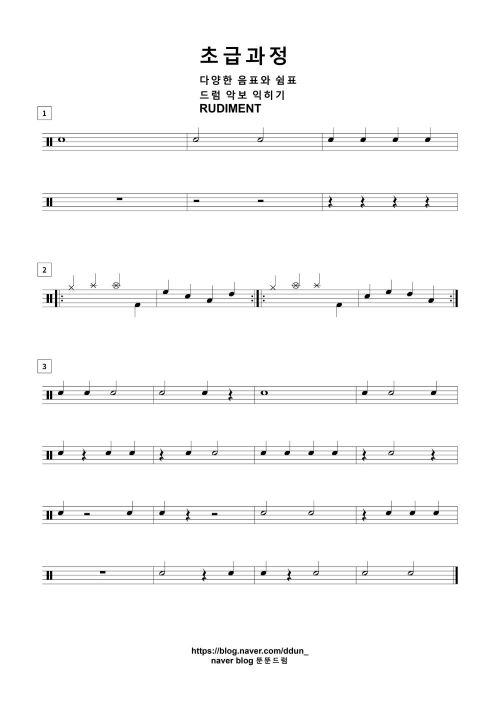
#> input picture re_yr/music_sheet_jpg/1.jpg, 500 x 708 px, found by its file name
$ python main_sy.py
#> lines starting #> are read from the running program, lines starting #| are printed output that depends on the picture; after the words box and inside, x2 and y2 are one past the last pixel; in counts of white or black regions, pixels touching at a corner belong together
### template_sy/functions_sy.py
import cv2
import numpy as np

# 이진화
def threshold(image):
    image = cv2.cvtColor(image, cv2.COLOR_BGR2GRAY)
    ret, image = cv2.threshold(image, 127, 255, cv2.THRESH_BINARY_INV | cv2.THRESH_OTSU)
    return image

# 가중치 설정
def weighted(value):
    standard = 13
    return int(value * (standard / 13))

# 닫힘 연산
def closing(image):
    kernel = np.ones((weighted(5), weighted(5)), np.uint8)
    image = cv2.morphologyEx(image, cv2.MORPH_CLOSE, kernel)
    return image

# 텍스트 표시
def put_text(image, text, loc):
    font = cv2.FONT_HERSHEY_SIMPLEX
    cv2.putText(image, str(text), loc, font, 0.6, (255, 0, 0), 2)

# 객체 y좌표 반환
def get_center(y, h):
    return (y + y + h) / 2

### template_sy/modules_sy.py
import cv2
import numpy as np
import functions_sy as fs

# 보표&노이즈 제거
def remove_noise(image):
    image = fs.threshold(image)  # 이미지 이진화
    mask = np.zeros(image.shape, np.uint8)  # 보표 영역만 추출하기 위해 마스크 생성

    cnt, labels, stats, centroids = cv2.connectedComponentsWithStats(image)  # 레이블링
    for i in range(1, cnt):
        x, y, w, h, area = stats[i]
        if w > image.shape[1] * 0.7:  # 보표 영역에만
            cv2.rectangle(mask, (x-50, y-10, w+50, h+10), (255, 0, 0), -1)  # 사각형 그리기

    masked_image = cv2.bitwise_and(image, mask)  # 보표 영역 추출

    return masked_image

# 오선 제거
def remove_staves(image):
    height, width = image.shape
    staves = []  # 오선의 좌표들이 저장될 리스트

    for row in range(height):
        pixels = 0
        for col in range(width):
            pixels += (image[row][col] == 255)  # 한 행에 존재하는 흰색 픽셀의 개수를 셈
        if pixels >= width * 0.6:  # 이미지 넓이의 50% 이상이라면
            if len(staves) == 0 or abs(staves[-1][0] + staves[-1][1] - row) > 1:  # 첫 오선이거나 이전에 검출된 오선과 다른 오선
                staves.append([row, 0])  # 오선 추가 [오선의 y 좌표][오선 높이]
            else:  # 이전에 검출된 오선과 같은 오선
                staves[-1][1] += 1  # 높이 업데이트

    for staff in range(len(staves)):
        top_pixel = staves[staff][0]  # 오선의 최상단 y 좌표
        bot_pixel = staves[staff][0] + staves[staff][1]  # 오선의 최하단 y 좌표 (오선의 최상단 y 좌표 + 오선 높이)
        for col in range(width):
            if image[top_pixel - 1][col] == 0 and image[bot_pixel + 1][col] == 0:  # 오선 위, 아래로 픽셀이 있는지 탐색
                for row in range(top_pixel, bot_pixel + 1):
                    image[row][col] = 0  # 오선을 지움

    return image, [x[0] for x in staves]

# 오선 높이 구하기
# [10 lines left out: function staff_height, not called in this run]

# 악보 이미지 정규화
def normalization(image, staves, standard):
    avg_distance = 0
    lines = int(len(staves) / 5)  # 보표의 개수
    for line in range(lines):
        for staff in range(4):
            staff_above = staves[line * 5 + staff]
            staff_below = staves[line * 5 + staff + 1]
            avg_distance += abs(staff_above - staff_below)  # 오선의 간격을 누적해서 더해줌
    avg_distance /= len(staves) - lines  # 오선 간의 평균 간격

    height, width = image.shape  # 이미지의 높이와 넓이
    weight = standard / avg_distance  # 기준으로 정한 오선 간격을 이용해 가중치를 구함
    new_width = int(width * weight)  # 이미지의 넓이에 가중치를 곱해줌
    new_height = int(height * weight)  # 이미지의 높이에 가중치를 곱해줌

    image = cv2.resize(image, (new_width, new_height))  # 이미지 리사이징
    ret, image = cv2.threshold(image, 127, 255, cv2.THRESH_BINARY | cv2.THRESH_OTSU)  # 이미지 이진화
    staves = [x * weight for x in staves]  # 오선 좌표에도 가중치를 곱해줌

    return image, staves

# 객체 검출
def object_detection(image, staves):
    lines = int(len(staves) / 5)  # 보표의 개수
    objects = []  # 구성요소 정보가 저장될 리스트

    closing_image = fs.closing(image)
    cnt, labels, stats, centroids = cv2.connectedComponentsWithStats(closing_image)  # 모든 객체 검출하기
    for i in range(1, cnt):
        (x, y, w, h, area) = stats[i]

        # 객체 넓이 높이 확인
        # fs.put_text(image, w, (x, y + h + 30))
        # fs.put_text(image, h, (x, y + h + 60))

        if w >= fs.weighted(10) and h >= fs.weighted(7):  # 악보의 구성요소가 되기 위한 넓이, 높이 조건
            # 객체 확인
            # cv2.rectangle(image, (x, y, w, h), (255, 0, 0), 1)
            center = fs.get_center(y, h)
            for line in range(lines):
                area_top = staves[line * 5] - fs.weighted(20)  # 위치 조건 (상단)
                area_bot = staves[(line + 1) * 5 - 1] + fs.weighted(20)  # 위치 조건 (하단)
                if area_top <= center <= area_bot:
                    objects.append([line, (x, y, w, h, area)])  # 객체 리스트에 보표 번호와 객체의 정보(위치, 크기)를 추가

    objects.sort()  # 보표 번호 → x 좌표 순으로 오름차순 정렬

    return image, objects

def template_matching(original_image, template_path):
    template = cv2.imread(template_path, cv2.IMREAD_ANYCOLOR)
    template = fs.threshold(template)
    template = cv2.resize(template, (20, 18))
    w, h = template.shape[::-1]

    img_gray = original_image.copy()
    res = cv2.matchTemplate(img_gray, template, cv2.TM_CCOEFF_NORMED)
    threshold = 0.65
    loc = np.where(res >= threshold)

    for pt in zip(*loc[::-1]):
        cv2.rectangle(original_image, pt, (pt[0] + w, pt[1] + h), (255, 0, 0), 1)

    return original_image


# [25 lines of commented-out code are left out]

### template_sy/main_sy.py
#main
import cv2
import os
import numpy as np
import functions_sy as fs
import modules_sy

#이미지 불러오기
image=cv2.imread(r"D:\music-sheet-algoritm\template_sy\music_sheet_jpg\1.jpg", cv2.IMREAD_ANYCOLOR)
#> image is the input picture: shape (708, 500, 3); min 0, max 255, mean 248.7

# 1. 보표 영역 추출 및 그 외 노이즈 제거
masked_image = modules_sy.remove_noise(image)
#> in threshold, `ret, image = cv2.threshold(image, 127, 255, cv2.THRESH_BINARY_INV | cv..`:
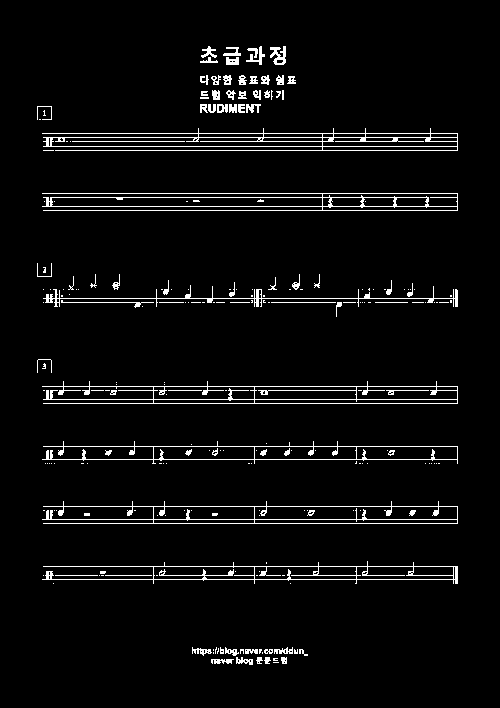
#> image: shape (708, 500); 4.3% white in thin lines or dots, all inside (x1, y1, x2, y2) = (37, 46, 458, 665)
#> in threshold, `ret, image = cv2.threshold(image, 127, 255, cv2.THRESH_BINARY_INV | cv..`: ret = 197
#> in remove_noise, `cnt, labels, stats, centroids = cv2.connectedComponentsWithStats(image)`:
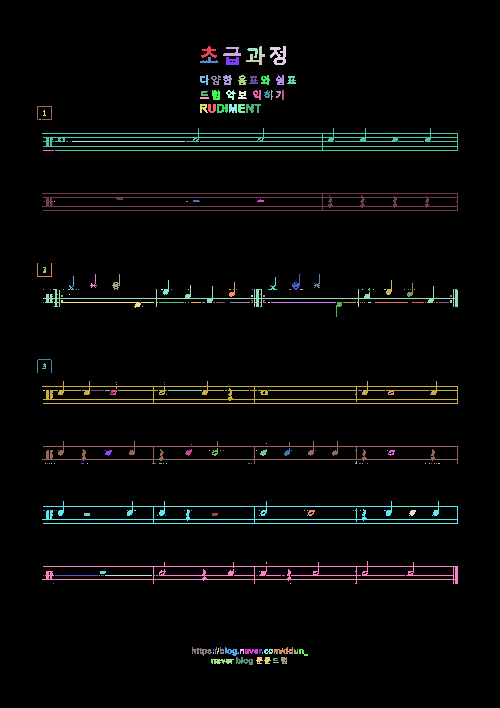
#> labels: shape (708, 500) int32; 224 distinct labels, from 0 to 223; one colour per label, 0 black
#> in remove_noise, `cnt, labels, stats, centroids = cv2.connectedComponentsWithStats(image)`: cnt = 224; stats = 224 rows, first 6: [0, 0, 500, 708, 338787], [201, 46, 16, 12, 87], [223, 47, 18, 9, 88], [246, 46, 19, 19, 109], [270, 46, 16, 19, 180], [247, 48, 11, 10, 49]; centroids = 224 pairs, first value 39.5 to 450.5, second value 50.94 to 662
#> the loop in remove_noise, `for i in range(1, cnt):` made 223 passes
#> after the loop in remove_noise, `for i in range(1, cnt):`:
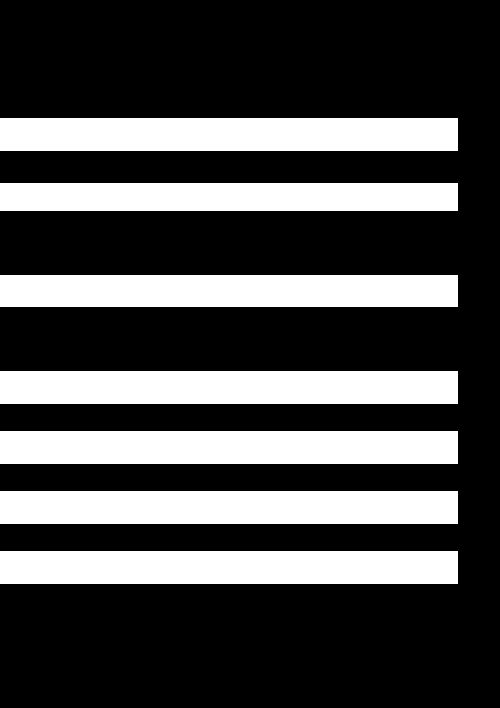
#> mask: shape (708, 500); 29.1% white; 7 white regions, largest, box (x1, y1, x2, y2) and area: (0, 118, 458, 151) 15114, (0, 371, 458, 404) 15114, (0, 431, 458, 464) 15114
#> in remove_noise, `masked_image = cv2.bitwise_and(image, mask)`: masked_image: shape (708, 500); 3.5% white in thin lines or dots, all inside (x1, y1, x2, y2) = (37, 118, 458, 584)

# 2. 오선 제거
removed_image, staves = modules_sy.remove_staves(masked_image)
#> after the loop in remove_staves, `for row in range(height):`: staves = [[133, 0], [137, 0], [141, 0], [146, 0], [150, 0], [193, 0], [197, 0], [206, 0], [210, 0], [298, 0], [302, 0], [386, 0], [390, 0], [399, 0], [403, 0], [446, 0], [459, 0], [506, 0], [519, 0], [523, 0], [566, 0], [575, 0], [579, 0]]
#> the loop in remove_staves, `for staff in range(len(staves)):` made 23 passes
#> (top_pixel, bot_pixel) on passes 1 to 12: (133, 133), (137, 137), (141, 141), (146, 146), (150, 150), (193, 193), (197, 197), (206, 206), (210, 210), (298, 298), (302, 302), (386, 386)
#> after the loop in remove_staves, `for staff in range(len(staves)):`:
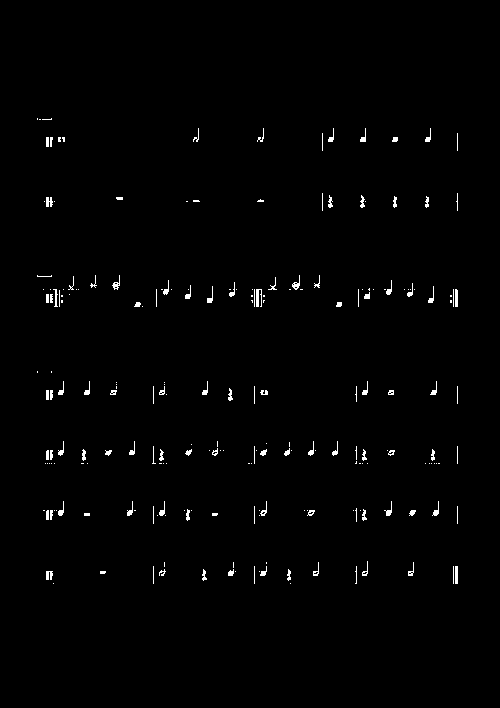
#> image: shape (708, 500); 1% white in thin lines or dots, all inside (x1, y1, x2, y2) = (37, 118, 458, 584)
#> staves = [133, 137, 141, 146, 150, 193, 197, 206, 210, 298, 302, 386, 390, 399, 403, 446, 459, 506, 519, 523, 566, 575, 579]

# 3. 악보 이미지 정규화
normalized_image, staves = modules_sy.normalization(removed_image, staves, 13)
#> in normalization, `lines = int(len(staves) / 5)`: lines = 4
#> after the loop in normalization, `for line in range(lines):`: avg_distance = 300
#> in normalization, `avg_distance /= len(staves) - lines`: avg_distance = 15.79
#> in normalization, `weight = standard / avg_distance`: weight = 0.823
#> in normalization, `new_width = int(width * weight)`: new_width = 411
#> in normalization, `new_height = int(height * weight)`: new_height = 582
#> in normalization, `ret, image = cv2.threshold(image, 127, 255, cv2.THRESH_BINARY | cv2.TH..`: image: shape (582, 411); 1.1% white in thin lines or dots, all inside (x1, y1, x2, y2) = (30, 97, 377, 480)
#> in normalization, `ret, image = cv2.threshold(image, 127, 255, cv2.THRESH_BINARY | cv2.TH..`: ret = 100
#> in normalization, `staves = [x * weight for x in staves]`: staves = [109.5, 112.8, 116.1, 120.2, 123.5, 158.9, 162.2, 169.6, 172.9, 245.4, 248.6, 317.8, 321.1, 328.5, 331.8, 367.2, 377.9, 416.6, 427.3, 430.6, 466, 473.4, 476.7]

# 4. 객체 검출 과정
obj_detection_image, objects = modules_sy.object_detection(normalized_image, staves)
#> in object_detection, `lines = int(len(staves) / 5)`: lines = 4
#> in closing, `image = cv2.morphologyEx(image, cv2.MORPH_CLOSE, kernel)`: image: shape (582, 411); 1.4% white; 94 white regions (23 under 20 px), largest, box (x1, y1, x2, y2) and area: (38, 237, 52, 252) 145, (206, 237, 218, 252) 119, (125, 367, 135, 382) 103
#> in object_detection, `cnt, labels, stats, centroids = cv2.connectedComponentsWithStats(closi..`:
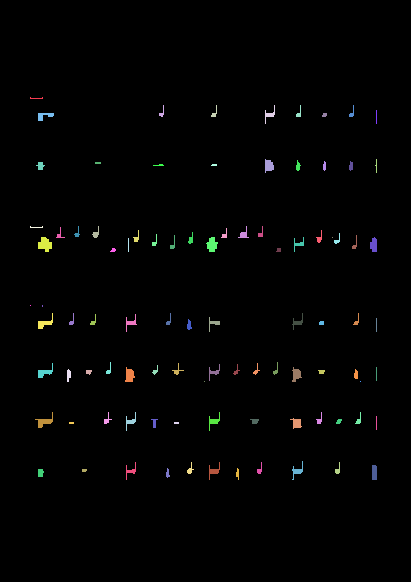
#> labels: shape (582, 411) int32; 95 distinct labels, from 0 to 94; one colour per label, 0 black
#> in object_detection, `cnt, labels, stats, centroids = cv2.connectedComponentsWithStats(closi..`: cnt = 95; stats = 95 rows, first 6: [0, 0, 411, 582, 235740], [30, 97, 13, 2, 15], [159, 105, 5, 12, 24], [211, 105, 6, 12, 27], [265, 105, 10, 19, 57], [296, 105, 5, 12, 27]; centroids = 95 pairs, first value 30 to 376, second value 97.87 to 473.3
#> the loop in object_detection, `for i in range(1, cnt):` made 94 passes
#> (x, y, w, h, area, center) on passes 4, 8, 23: (265, 105, 10, 19, 57, 114.5), (38, 113, 16, 8, 73, 117), (238, 226, 11, 12, 51, 232)
#> (x, y, w, h, area) on passes 2, 3, 5, 6, 10, 12: (159, 105, 5, 12, 24), (211, 105, 6, 12, 27), (296, 105, 5, 12, 27), (349, 105, 5, 12, 26), (265, 159, 9, 14, 91), (296, 160, 5, 11, 33)

template_folder_path = r"D:\music-sheet-algoritm\template_sy\note_head\open_hi_hat.jpg"
# template_images = [os.path.join(template_folder_path, filename) for filename in os.listdir(template_folder_path)]

# Perform template matching and draw rectangles on the original image
image_with_rectangles = modules_sy.template_matching(obj_detection_image.copy(), template_folder_path)
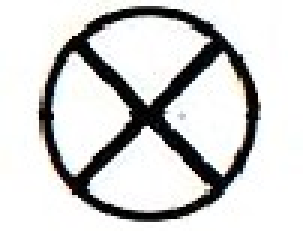
#> input picture template_sy/note_head/open_hi_hat.jpg, 101 x 77 px, found by its file name (shown 3 times larger)
#> in template_matching, template is the input picture: shape (77, 101, 3); mean B, G, R 208.3, 208.9, 208.7
#> in threshold (call 2), `ret, image = cv2.threshold(image, 127, 255, cv2.THRESH_BINARY_INV | cv..`: image: shape (77, 101); 18.1% white; 1 white region, box (x1, y1, x2, y2) and area: (13, 2, 87, 74) 1405
#> in template_matching, `res = cv2.matchTemplate(img_gray, template, cv2.TM_CCOEFF_NORMED)`:
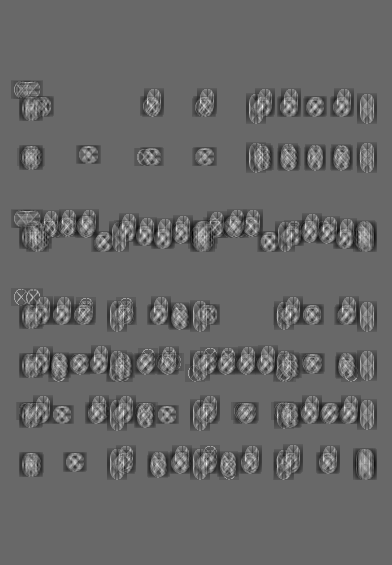
#> res: shape (565, 392) float32; min -0.213, max 0.307, mean -0.00169; drawn with min black and max white

#이미지 띄우기
cv2.imshow('image', image_with_rectangles)
cv2.waitKey(0)
cv2.destroyAllWindows()
